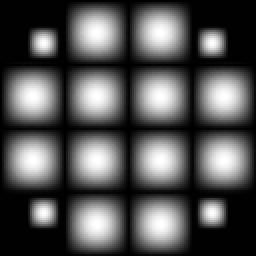
#> input picture hw4/test images/demo-2.tif, 128 x 128 px, found by its file name (shown 2 times larger)
$ python '3 copy.py'
#> lines starting #> are read from the running program, lines starting #| are printed output that depends on the picture
import cv2
import os
import numpy as np

# Daubechies小波的低通和高通滤波器系数
def daubechies_wavelet_filters():
    # db1 小波 (Haar小波)
    # low_pass = np.array([1 / np.sqrt(2), 1 / np.sqrt(2)])
    # high_pass = np.array([-1 / np.sqrt(2), 1 / np.sqrt(2)])
    g0 = np.array([0.0332, -0.0126, -0.0992, 0.2979, 0.8037, 0.4976, -0.0296, -0.0758])
    g1 = np.array([0.0758, 0.0296, -0.4976, 0.8037, -0.2979, -0.0992, 0.0126, 0.0332])
    h0 = np.array([0.0758, -0.0296, -0.4976, -0.8037, -0.2979, 0.0992, 0.0296, -0.0758])
    h1 = np.array([0.0332, 0.0126, -0.0992, -0.2979, 0.8037, -0.4976, -0.0296, 0.0758])

    return h0, h1, g0, g1

# 卷积函数
def convolve(signal1, signal2):
    # 获取输入信号的长度
    len_signal1 = len(signal1)
    len_signal2 = len(signal2)

    # 计算卷积结果的长度
    output_length = len_signal1 + len_signal2 - 1
    output = np.zeros(output_length)

    # 进行卷积操作
    for i in range(len_signal1):
        for j in range(len_signal2):
            output[i + j] += signal1[i] * signal2[j]

    return output

# 一维小波变换
def discrete_wavelet_transform_1d(signal):
    # 获取Daubechies小波的滤波器系数
    low_pass, high_pass, _, _ = daubechies_wavelet_filters()

    ##低频和高频系数
    cA = np.convolve(signal, low_pass, mode='same')[::2]
    cD = np.convolve(signal, high_pass, mode='same')[::2]

    # cA = convolve(signal, low_pass)[::2]
    # cD = convolve(signal, high_pass)[::2]


    return cA, cD

# 二维小波变换
def discrete_wavelet_transform_2d(image):
    # 对图像的每一行进行一维小波变换
    rows_transformed_0 = np.zeros_like(image, dtype=np.float64)
    rows_transformed_1 = np.zeros_like(image, dtype=np.float64)
    cA_rows = []
    cD_rows = []

    for i in range(image.shape[0]):
        cA, cD = discrete_wavelet_transform_1d(image[i, :])
        cA_rows.append(cA)
        cD_rows.append(cD)
        rows_transformed_0[i, :len(cA)] = cA  # 保存低频系数
        rows_transformed_1[i, :len(cD)] = cD  # 保存高频系数

    cA_rows = np.array(cA_rows)
    cD_rows = np.array(cD_rows)

    # 对每一列进行一维小波变换
    cA_ = []
    cV_ = []

    for i in range(len(cA_rows[0])):
        cA, cV = discrete_wavelet_transform_1d(rows_transformed_0[:, i])
        cA_.append(cA)
        cV_.append(cV)
    cA_final = np.array(cA_).T
    cV_final = np.array(cV_).T

    cH_ = []
    cD_ = []

    for i in range(len(cD_rows[0])):
        cH, cD = discrete_wavelet_transform_1d(rows_transformed_1[:, i])
        cH_.append(cH)
        cD_.append(cD)

    cH_final = np.array(cH_).T
    cD_final = np.array(cD_).T

    return cA_final, cV_final, cH_final, cD_final

# 一维逆小波变换
def inverse_wavelet_transform_1d(cA, cD):
    # 获取Daubechies小波的滤波器系数
    _, _, low_pass, high_pass = daubechies_wavelet_filters()

    # 对cA和cD进行上采样
    upsampled_cA = np.zeros(2*len(cA))
    upsampled_cA[::2] = cA
    upsampled_cD = np.zeros(2*len(cD))
    upsampled_cD[::2] = cD

    # 逆小波变换
    reconstructed_signal = np.convolve(upsampled_cA, low_pass, mode='same') + np.convolve(upsampled_cD, high_pass, mode='same')

    return reconstructed_signal


# 逆小波变换
def inverse_wavelet_transform(cA, cV, cH, cD):
    # 获取图像的形状
    n_rows, n_cols = cA.shape

    # 初始化重建的行
    rows_transformed_0 = np.zeros((n_rows * 2, n_cols))
    rows_transformed_1 = np.zeros((n_rows * 2, n_cols))

    # 对每一列进行逆小波变换
    for i in range(n_cols):
        rows_transformed_0[:, i] = inverse_wavelet_transform_1d(cA[:, i], cV[:, i])
        rows_transformed_1[:, i] = inverse_wavelet_transform_1d(cH[:, i], cD[:, i])

    # 初始化最终重建的图像
    reconstructed_image = np.zeros((n_rows * 2, n_cols * 2))

    # 对每一行进行逆小波变换
    for i in range(n_rows * 2):
        reconstructed_image[i, :] = inverse_wavelet_transform_1d(rows_transformed_0[i, :], rows_transformed_1[i, :])

    return reconstructed_image


def process(image, level=1):
    cA, cV, cH, cD = discrete_wavelet_transform_2d(image)

    cA2, cV2, cH2, cD2 = discrete_wavelet_transform_2d(cA)

    # #在二尺度下将 cA 设为全黑
    cA2 = np.zeros_like(cA2)
    # cV2 = np.zeros_like(cV2)
    # cV = np.zeros_like(cV)

    # 逆小波变换
    reconstructed_cA = inverse_wavelet_transform(cA2, cV2, cH2, cD2)

    reconstructed_cA = np.zeros_like(reconstructed_cA)

    # #对reconstructed_cA进行resize
    # reconstructed_cA = cv2.resize(reconstructed_cA, (cA.shape[0], cA.shape[1]), interpolation=cv2.INTER_LINEAR)

    # 进行逆小波变换
    reconstructed_image = inverse_wavelet_transform(reconstructed_cA, cV, cH, cD)


    # #对reconstructed_image进行归一化
    reconstructed_image = cv2.normalize(reconstructed_image, None, 0, 255, cv2.NORM_MINMAX)

    return reconstructed_image

# 设置工作目录并加载图像
current_dir = os.path.dirname(os.path.abspath(__file__))
os.chdir(current_dir)
image_path = r"test images\\demo-2.tif"
image = cv2.imread(image_path, cv2.IMREAD_GRAYSCALE)
#> image is the input picture: shape (128, 128); min 0, max 255, mean 83.5

# 处理图像以获取最终结果
result1 = process(image, 1)
#> after the loop in discrete_wavelet_transform_2d, `for i in range(image.shape[0]):`:
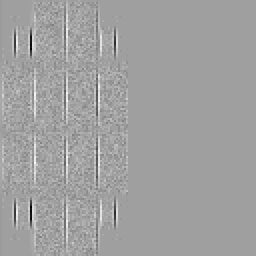
#> rows_transformed_1: shape (128, 128) float64 (shown 2 times larger); min -13.12, max 7.8, mean 0.108; drawn with min black and max white
#> after the loop in discrete_wavelet_transform_2d, `for i in range(image.shape[0]):`: cA_rows = 128 items
#> in discrete_wavelet_transform_2d, `cD_rows = np.array(cD_rows)`:
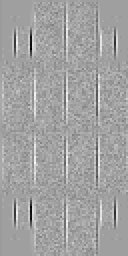
#> cD_rows: shape (128, 64) float64 (shown 2 times larger); min -13.12, max 7.8, mean 0.216; drawn with min black and max white
#> the loop in discrete_wavelet_transform_2d, `for i in range(len(cA_rows[0])):` made 64 passes
#> the loop in discrete_wavelet_transform_2d, `for i in range(len(cD_rows[0])):` made 64 passes
#> after the loop in discrete_wavelet_transform_2d (call 2), `for i in range(image.shape[0]):`:
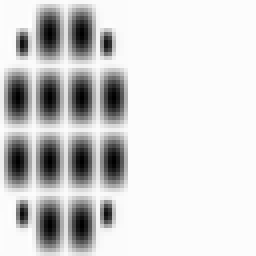
#> rows_transformed_0: shape (64, 64) float64 (shown 4 times larger); min -851.4, max 7.59, mean -140.6; drawn with min black and max white
#> the loop in discrete_wavelet_transform_2d (call 2), `for i in range(len(cA_rows[0])):` made 32 passes
#> the loop in discrete_wavelet_transform_2d (call 2), `for i in range(len(cD_rows[0])):` made 32 passes
#> after the loop in inverse_wavelet_transform, `for i in range(n_rows * 2):`:
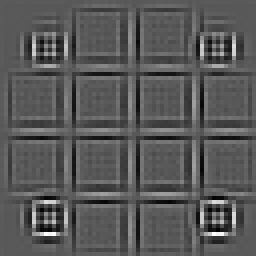
#> reconstructed_image: shape (64, 64) float64 (shown 4 times larger); min -26.26, max 49, mean 0; drawn with min black and max white
#> in process, `reconstructed_cA = inverse_wavelet_transform(cA2, cV2, cH2, cD2)`: cA2: shape (32, 32) float64; every value is 0
#> after the loop in inverse_wavelet_transform (call 2), `for i in range(n_cols):`:
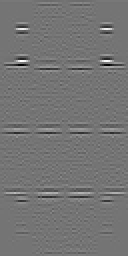
#> rows_transformed_0: shape (128, 64) float64 (shown 2 times larger); min -13.44, max 15.88, mean -0.00985; drawn with min black and max white
#> after the loop in inverse_wavelet_transform (call 2), `for i in range(n_cols):`:
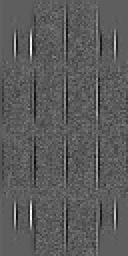
#> rows_transformed_1: shape (128, 64) float64 (shown 2 times larger); min -8.07, max 13.73, mean -0.229; drawn with min black and max white
#> after the loop in inverse_wavelet_transform (call 2), `for i in range(n_rows * 2):`:
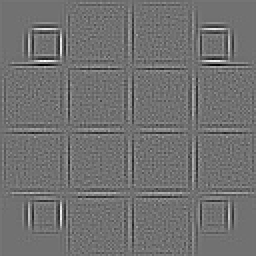
#> reconstructed_image: shape (128, 128) float64 (shown 2 times larger); min -9.83, max 12.23, mean -0.0138; drawn with min black and max white
#> in process, `reconstructed_image = inverse_wavelet_transform(reconstructed_cA, cV, ..`: reconstructed_cA: shape (64, 64) float64; every value is 0
# result2 = process(image, 2)  # 在二尺度下，cA会变为全黑
# result3 = process(image, 3)

# 保存结果
cv2.imwrite("result2\\3-1.jpg", result1)

cv2.imwrite("result2\\image.jpg", image)
# cv2.imwrite("result\\2-3.jpg", result3)
